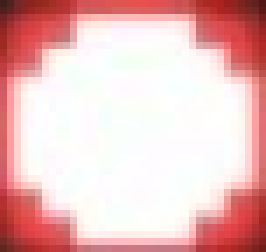
#> input picture bullet5050.jpg, 38 x 36 px (shown 7 times larger)
$ python etgScreenCap.py
#> lines starting #> are read from the running program, lines starting #| are printed output that depends on the picture
import cv2
import time
import numpy as np
from win32 import win32gui
from PIL import ImageGrab

def move_window():
    hwnd = win32gui.FindWindow(None, "Enter the Gungeon")
    x0, y0, x1, y1 = win32gui.GetWindowRect(hwnd)
    w = x1 - x0
    h = y1 - y0
    win32gui.MoveWindow(hwnd, 0, 0, w, h, False)

def locate_bullets(original_img):
    gray = cv2.cvtColor(original_img, cv2.COLOR_BGR2GRAY)

    # run template matching, get minimum val
    res = cv2.matchTemplate(gray, bullet, cv2.TM_SQDIFF_NORMED)
    min_val, max_val, min_loc, max_loc = cv2.minMaxLoc(res)

    # create threshold from min val, find where sqdiff is less than thresh
    min_thresh = (min_val + 1e-6) * 1.2
    match_locations = np.where(res<=min_thresh)

    # draw template match boxes
    w, h = bullet.shape[::-1]
    for (x, y) in zip(match_locations[1], match_locations[0]):
        cv2.rectangle(original_img, (x, y), (x+w, y+h), [0,255,255], 2)

def capture_screen():
    bullet_cascade = cv2.CascadeClassifier('bullet_cascade.xml')
    marine_armor_cascade = cv2.CascadeClassifier('marine_armor_cascade.xml')
    last_time = time.time()
    img_num = 0
    while(True):
        screen = np.array(ImageGrab.grab(bbox=(10, 30, 1280, 750)))
        #locate_bullets(screen)
        gray = cv2.cvtColor(screen, cv2.COLOR_BGR2GRAY)
        bullets = bullet_cascade.detectMultiScale(screen, 5, 5)
        marine_armor = marine_armor_cascade.detectMultiScale(screen, 5, 5)

        #for (x,y,w,h) in marine_armor:
            #cv2.rectangle(screen, (x,y), (x+w, y+h), (255,255,0), 2)

        for (x,y,w,h) in bullets:
            cv2.rectangle(screen, (x,y), (x+w, y+h), (255,255,0), 2)
        #print("Got one!")
        #print('Loop took {} seconds'.format(time.time()-last_time))
        last_time = time.time()
        cv2.imshow('window', cv2.cvtColor(screen, cv2.COLOR_BGR2RGB))
        #cv2.imwrite('progress_screenshots/' + str(img_num) + '.jpg', cv2.cvtColor(screen, cv2.COLOR_BGR2RGB))
        #img_num = img_num + 1
        if cv2.waitKey(25) & 0xFF == ord('q'):
            cv2.destroyAllWindows()
            break


bullet = cv2.imread('bullet5050.jpg', 0)
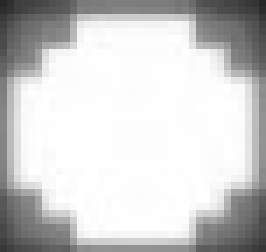
#> bullet: shape (36, 38) (shown 7 times larger); min 40, max 255, mean 205.2
move_window()
#> (the call stopped at in move_window, `hwnd = win32gui.FindWindow(None, "Enter the Gungeon")`: win32 is not available in this run)
#> (the run stopped early here; a loop or call above may not have finished)

$ run again, with bullet.jpg copied over bullet5050.jpg
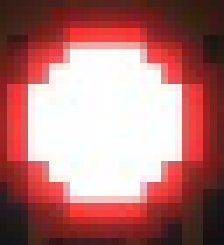
#> input picture bullet.jpg, 32 x 35 px (shown 7 times larger)
#> `bullet = cv2.imread('bullet5050.jpg', 0)`:
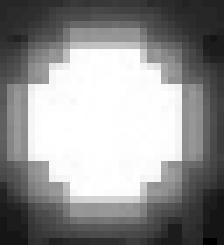
#> bullet: shape (35, 32) (shown 7 times larger); min 0, max 255, mean 145.1
